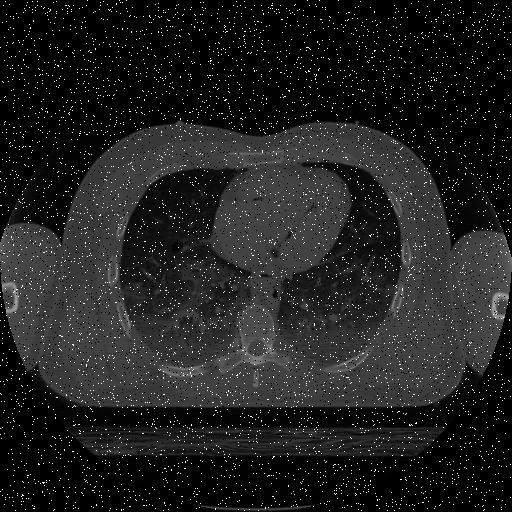
#> input picture spatialfilter/Figures/ct_saltandpepper.png, 512 x 512 px
$ python medianfilter.py
#> lines starting #> are read from the running program, lines starting #| are printed output that depends on the picture
import cv2
import scipy.ndimage

# Opening the image and converting it to grayscale.
a = cv2.imread('../Figures/ct_saltandpepper.png')
#> a is the input picture: shape (512, 512, 3); min 0, max 255, mean 31.8
# Converting the image to grayscale.
a = cv2.cvtColor(a, cv2.COLOR_BGR2GRAY)
#> a: shape (512, 512)
# Performing the median filter.
b = scipy.ndimage.filters.median_filter(a, size=5)
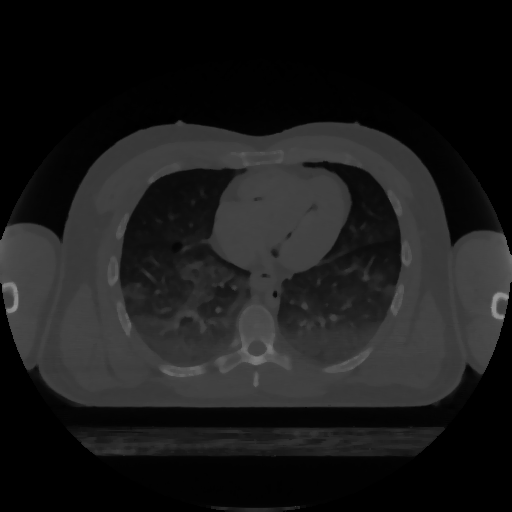
#> b: shape (512, 512); min 0, max 150, mean 26.7
# Saving b as median_output.png in Figures folder
cv2.imwrite('../Figures/median_output.png', b)
